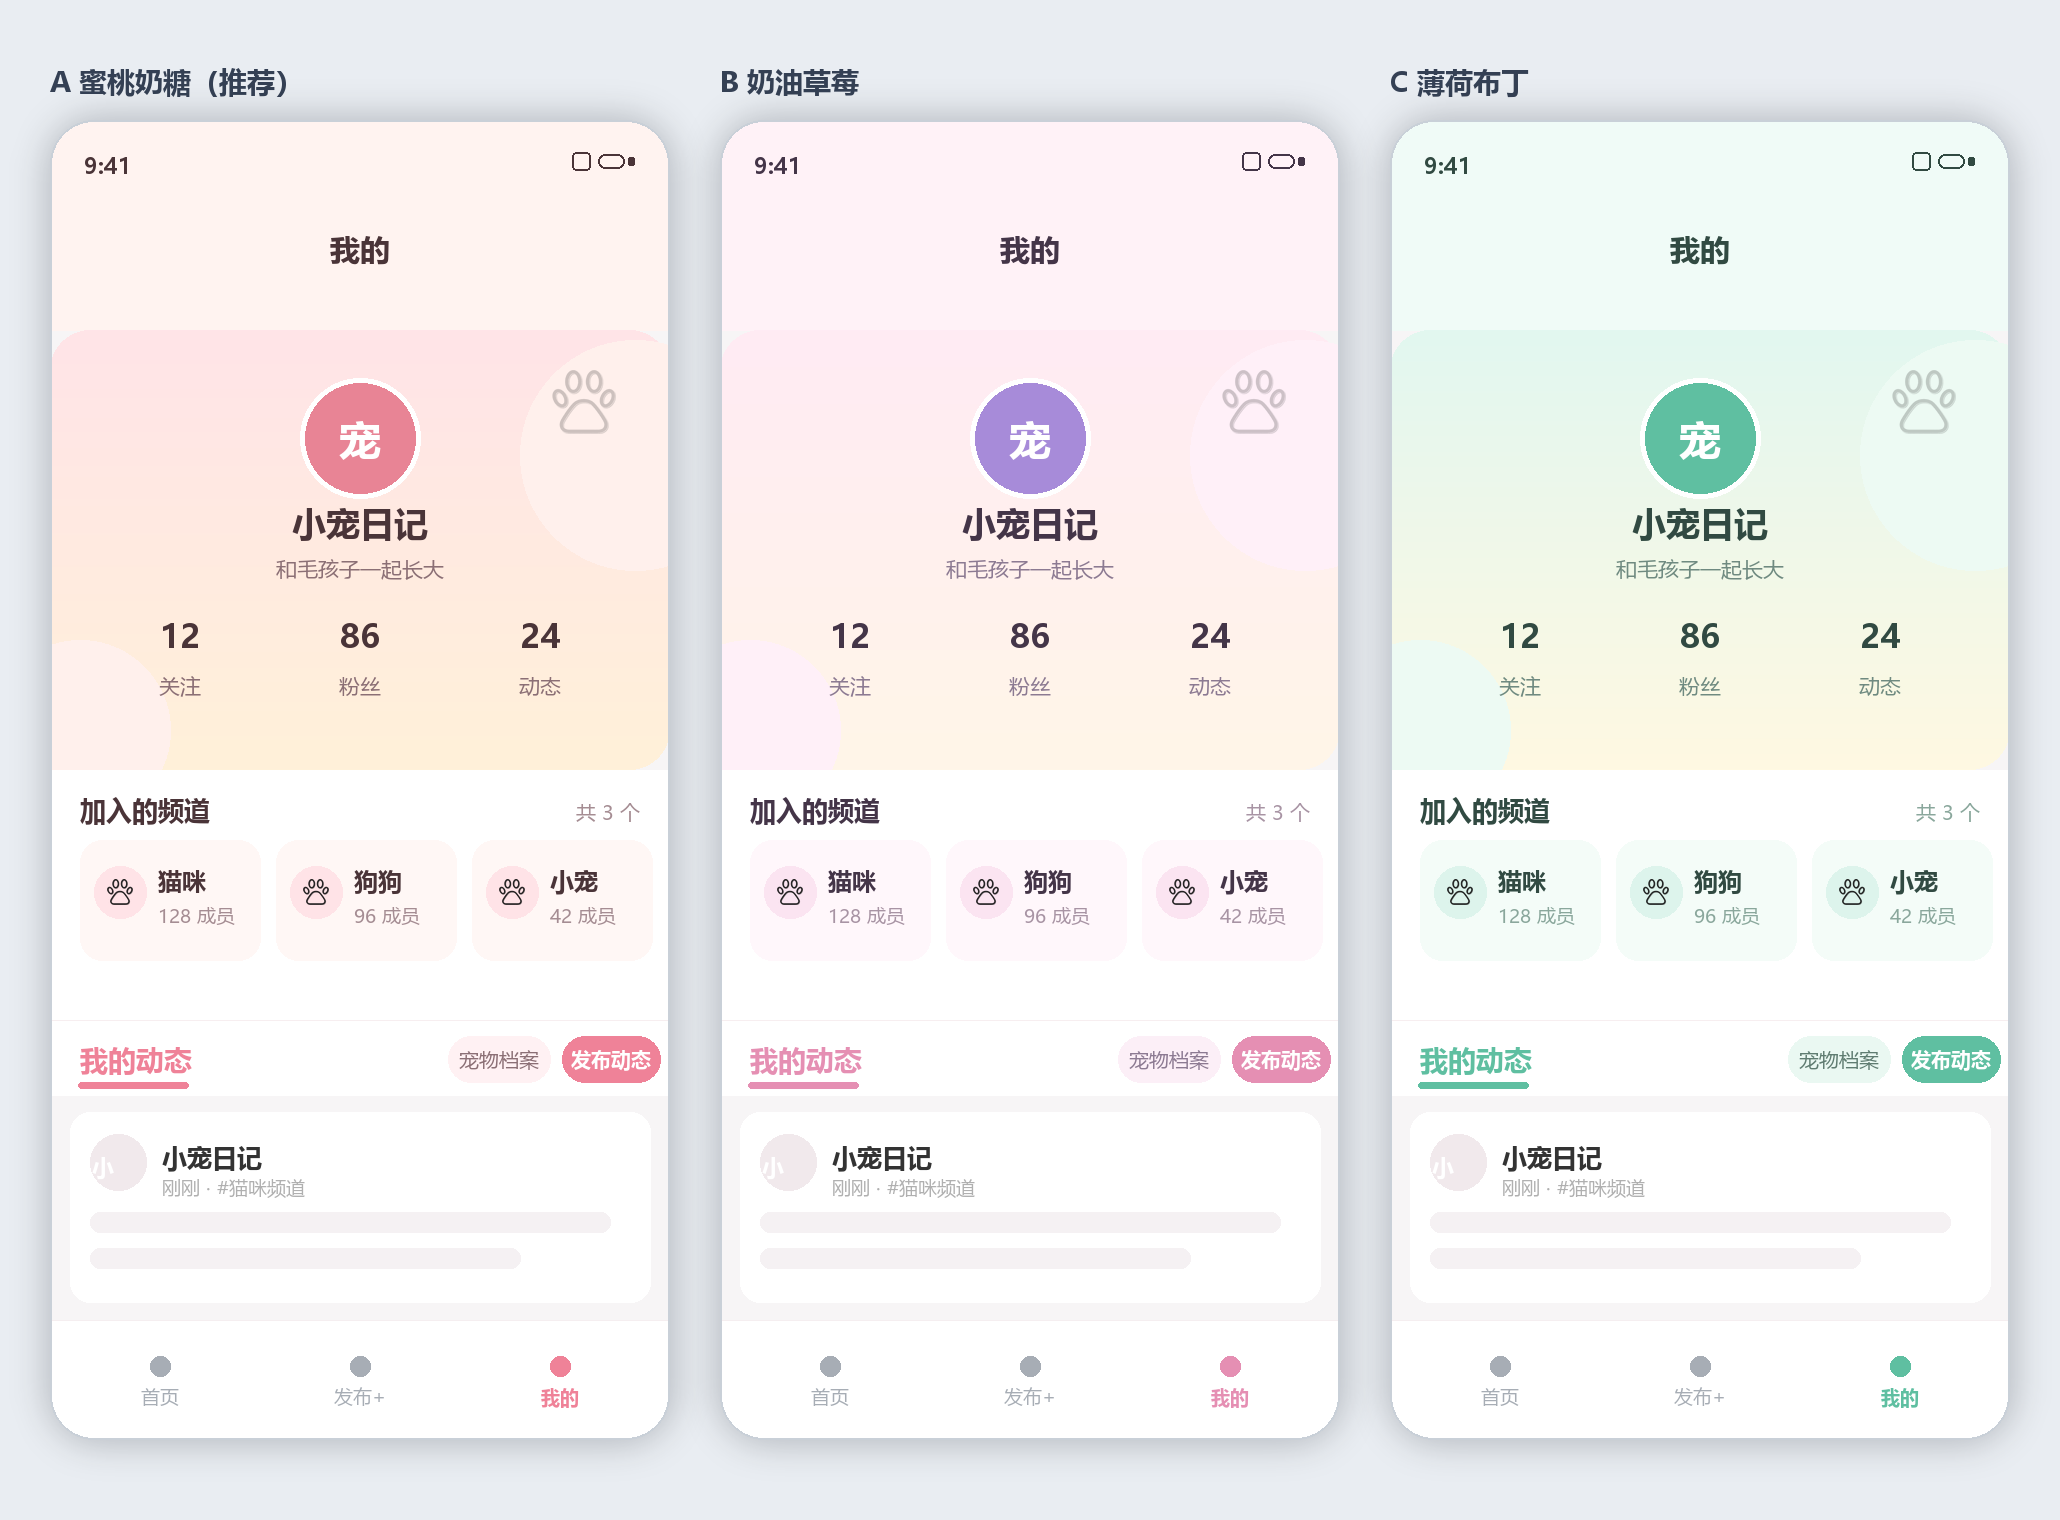

The Python source for this figure:
from PIL import Image, ImageDraw, ImageFont, ImageFilter
import os

ROOT = os.path.abspath(os.path.join(os.path.dirname(__file__), "..", ".."))
OUT = os.path.join(ROOT, "docs", "design", "profile-cute-draft.png")
IMAGES = os.path.join(ROOT, "frontend", "images")

REGULAR = "C:/Windows/Fonts/msyh.ttc"
BOLD = "C:/Windows/Fonts/msyhbd.ttc"

PALETTES = [
    {
        "label": "A 蜜桃奶糖（推荐）",
        "nav": "#FFF3F0",
        "header": ((255, 228, 232), (255, 241, 217)),
        "bubble": "#FFF0EC",
        "avatar": "#E88495",
        "text": "#4A3438",
        "secondary": "#8B6F75",
        "accent": "#EF8298",
        "card": "#FFF7F5",
        "icon": "#FFE3E7",
        "meta": "#A58D93",
        "soft_pill": "#FFF1F3",
        "soft_text": "#8B6F75"
    },
    {
        "label": "B 奶油草莓",
        "nav": "#FFF2F7",
        "header": ((255, 235, 244), (255, 246, 232)),
        "bubble": "#FFF0F8",
        "avatar": "#A78BD9",
        "text": "#443548",
        "secondary": "#8C7A92",
        "accent": "#E58FB3",
        "card": "#FFF7FB",
        "icon": "#FBE4F1",
        "meta": "#A894A4",
        "soft_pill": "#FCEFF7",
        "soft_text": "#8C7A92"
    },
    {
        "label": "C 薄荷布丁",
        "nav": "#F0FBF7",
        "header": ((226, 247, 240), (255, 249, 226)),
        "bubble": "#EDFAF3",
        "avatar": "#5FBFA1",
        "text": "#314A42",
        "secondary": "#6F8A80",
        "accent": "#5FBFA1",
        "card": "#F4FCF8",
        "icon": "#DDF4EC",
        "meta": "#8AA79C",
        "soft_pill": "#EAF8F2",
        "soft_text": "#5F7C71"
    }
]


def font(size, bold=False):
    return ImageFont.truetype(BOLD if bold else REGULAR, size)


def text(draw, xy, value, size, color, bold=False, anchor="la"):
    draw.text(xy, value, font=font(size, bold), fill=color, anchor=anchor)


def paste_contain(base, path, box, opacity=255):
    img = Image.open(path).convert("RGBA")
    target_w, target_h = box[2] - box[0], box[3] - box[1]
    ratio = min(target_w / img.width, target_h / img.height)
    size = (max(1, int(img.width * ratio)), max(1, int(img.height * ratio)))
    img = img.resize(size, Image.LANCZOS)
    if opacity < 255:
        alpha = img.getchannel("A").point(lambda a: a * opacity // 255)
        img.putalpha(alpha)
    x = box[0] + (target_w - size[0]) // 2
    y = box[1] + (target_h - size[1]) // 2
    base.alpha_composite(img, (x, y))


def draw_nav(draw, palette):
    draw.rounded_rectangle([0, 0, 619, 210], radius=44, fill=palette["nav"])
    draw.rectangle([0, 90, 619, 210], fill=palette["nav"])
    text(draw, (34, 30), "9:41", 22, palette["text"], True)
    draw.rounded_rectangle([548, 34, 574, 48], radius=7, outline=palette["text"], width=2)
    draw.rounded_rectangle([578, 37, 584, 45], radius=2, fill=palette["text"])
    draw.rounded_rectangle([522, 32, 540, 50], radius=4, outline=palette["text"], width=2)
    text(draw, (310, 128), "我的", 30, palette["text"], True, "mm")


def draw_header(img, draw, palette):
    top, bottom = palette["header"]
    grad = Image.new("RGB", (620, 440), top)
    gd = ImageDraw.Draw(grad)
    for y in range(440):
        t = y / 439
        color = tuple(int(top[i] + (bottom[i] - top[i]) * t) for i in range(3))
        gd.line([(0, y), (620, y)], fill=color)
    mask = Image.new("L", (620, 440), 0)
    ImageDraw.Draw(mask).rounded_rectangle([0, 0, 619, 439], radius=40, fill=255)
    header = Image.new("RGBA", (620, 440), (0, 0, 0, 0))
    header.paste(grad, (0, 0), mask)
    img.alpha_composite(header, (0, 210))

    draw.ellipse([470, 220, 700, 450], fill=palette["bubble"])
    draw.ellipse([-60, 520, 120, 700], fill=palette["bubble"])
    paste_contain(img, os.path.join(IMAGES, "paw.png"), [502, 250, 566, 314], 55)

    draw.ellipse([250, 258, 370, 378], fill=palette["avatar"], outline="#FFFFFF", width=5)
    text(draw, (310, 318), "宠", 42, "#FFFFFF", True, "mm")
    text(draw, (310, 402), "小宠日记", 34, palette["text"], True, "mm")
    text(draw, (310, 448), "和毛孩子一起长大", 21, palette["secondary"], False, "mm")

    stats = [("12", "关注"), ("86", "粉丝"), ("24", "动态")]
    for index, (number, label) in enumerate(stats):
        cx = 130 + index * 180
        text(draw, (cx, 515), number, 32, palette["text"], True, "mm")
        text(draw, (cx, 565), label, 21, palette["secondary"], False, "mm")


def draw_channel_card(img, draw, x, name, members, palette):
    draw.rounded_rectangle([x, 720, x + 180, 840], radius=22, fill=palette["card"])
    draw.ellipse([x + 14, 746, x + 66, 798], fill=palette["icon"])
    paste_contain(img, os.path.join(IMAGES, "paw.png"), [x + 27, 759, x + 53, 785], 235)
    text(draw, (x + 78, 744), name, 24, palette["text"], True)
    text(draw, (x + 78, 782), members, 19, palette["meta"])


def draw_tabs(draw, palette):
    draw.rectangle([0, 900, 619, 975], fill="#FFFFFF")
    draw.line([0, 900, 619, 900], fill="#F7EEF0", width=1)
    text(draw, (30, 920), "我的动态", 28, palette["accent"], True)
    draw.rounded_rectangle([28, 962, 138, 968], radius=3, fill=palette["accent"])
    draw.rounded_rectangle([398, 916, 500, 962], radius=23, fill=palette["soft_pill"])
    text(draw, (449, 939), "宠物档案", 20, palette["soft_text"], False, "mm")
    draw.rounded_rectangle([512, 916, 610, 962], radius=23, fill=palette["accent"])
    text(draw, (561, 939), "发布动态", 20, "#FFFFFF", True, "mm")


def draw_feed(draw):
    draw.rounded_rectangle([20, 992, 600, 1182], radius=20, fill="#FFFFFF")
    draw.ellipse([40, 1014, 96, 1070], fill="#F1E9EC")
    text(draw, (42, 1032), "小", 22, "#FFFFFF", True)
    text(draw, (112, 1020), "小宠日记", 25, "#333333", True)
    text(draw, (112, 1054), "刚刚 · #猫咪频道", 19, "#B0B0B0")
    draw.rounded_rectangle([40, 1092, 560, 1112], radius=10, fill="#F5F1F3")
    draw.rounded_rectangle([40, 1128, 470, 1148], radius=10, fill="#F5F1F3")


def draw_tabbar(draw, palette):
    draw.rectangle([0, 1200, 619, 1319], fill="#FFFFFF")
    draw.line([0, 1200, 619, 1200], fill="#F5EEF0", width=1)
    items = [("首页", "#A7ADB5"), ("发布+", "#A7ADB5"), ("我的", palette["accent"])]
    for index, (label, color) in enumerate(items):
        cx = 110 + index * 200
        draw.ellipse([cx - 10, 1236, cx + 10, 1256], fill=color)
        text(draw, (cx, 1276), label, 19, color, index == 2, "mm")


def new_phone():
    return Image.new("RGBA", (620, 1320), (0, 0, 0, 0))


def finish_phone(phone):
    mask = Image.new("L", (620, 1320), 0)
    ImageDraw.Draw(mask).rounded_rectangle([0, 0, 619, 1319], radius=44, fill=255)
    phone.putalpha(mask)
    ImageDraw.Draw(phone).rounded_rectangle([0, 0, 619, 1319], radius=44, outline="#C9D0D8", width=2)
    return phone


def build_phone(palette):
    img = new_phone()
    draw = ImageDraw.Draw(img)
    draw.rounded_rectangle([0, 0, 619, 1319], radius=44, fill="#F7F5F6")
    draw_nav(draw, palette)
    draw_header(img, draw, palette)
    draw.rectangle([0, 650, 619, 900], fill="#FFFFFF")
    text(draw, (30, 672), "加入的频道", 26, palette["text"], True)
    text(draw, (590, 678), "共 3 个", 20, palette["meta"], False, "ra")
    draw_channel_card(img, draw, 30, "猫咪", "128 成员", palette)
    draw_channel_card(img, draw, 226, "狗狗", "96 成员", palette)
    draw_channel_card(img, draw, 422, "小宠", "42 成员", palette)
    draw_tabs(draw, palette)
    draw_feed(draw)
    draw_tabbar(draw, palette)
    return finish_phone(img)


def main():
    canvas = Image.new("RGBA", (2060, 1520), "#E9EDF2")
    draw = ImageDraw.Draw(canvas)
    positions = [50, 720, 1390]
    for index, palette in enumerate(PALETTES):
        x = positions[index]
        text(draw, (x, 62), palette["label"], 28, "#344054", True)
        phone = build_phone(palette)
        shadow = Image.new("RGBA", canvas.size, (0, 0, 0, 0))
        sd = ImageDraw.Draw(shadow)
        sd.rounded_rectangle([x, 120, x + 620, 1440], radius=48, fill=(31, 43, 61, 70))
        shadow = shadow.filter(ImageFilter.GaussianBlur(18))
        canvas.alpha_composite(shadow)
        canvas.alpha_composite(phone, (x, 120))

    canvas.convert("RGB").save(OUT, quality=95)
    print(OUT)


if __name__ == "__main__":
    main()
